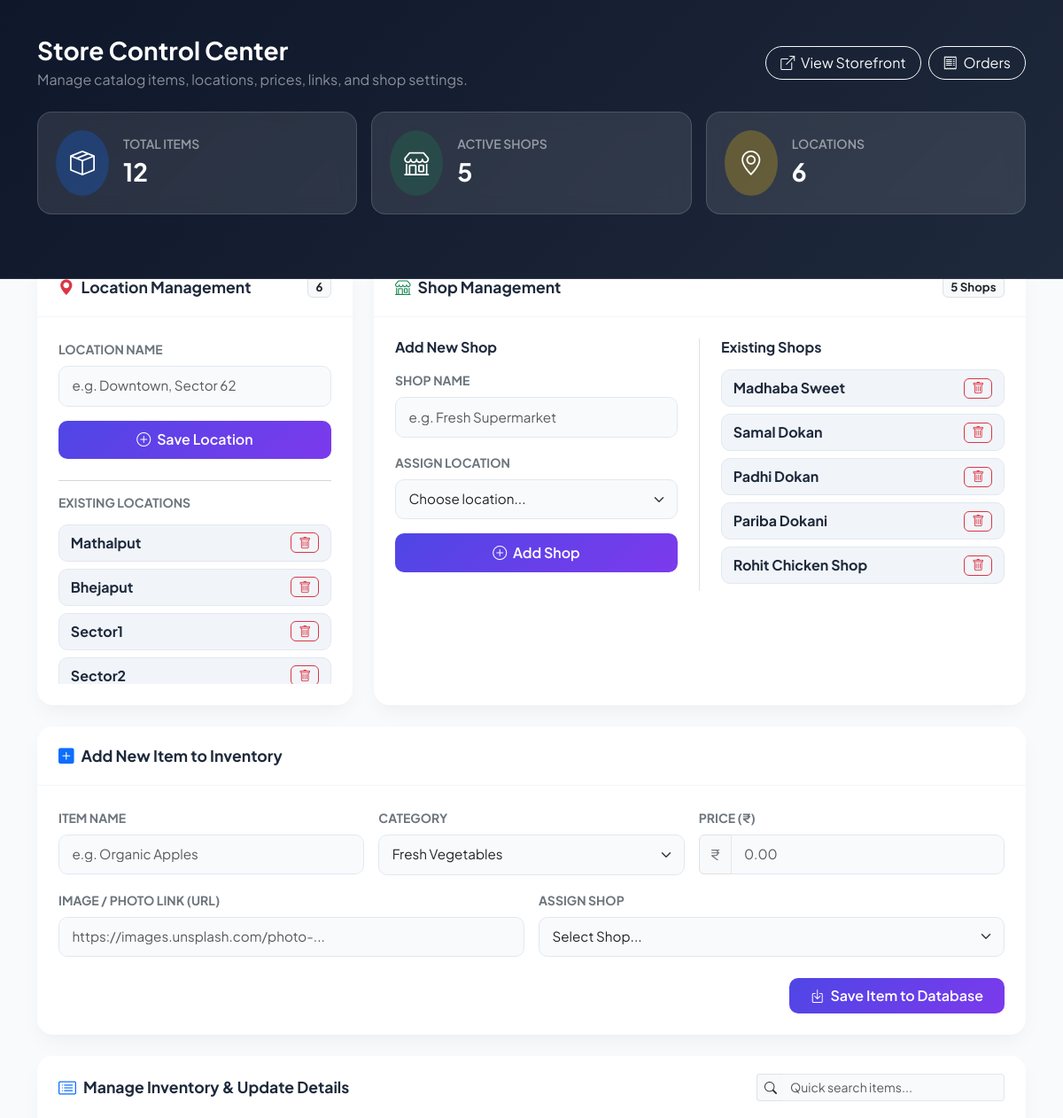
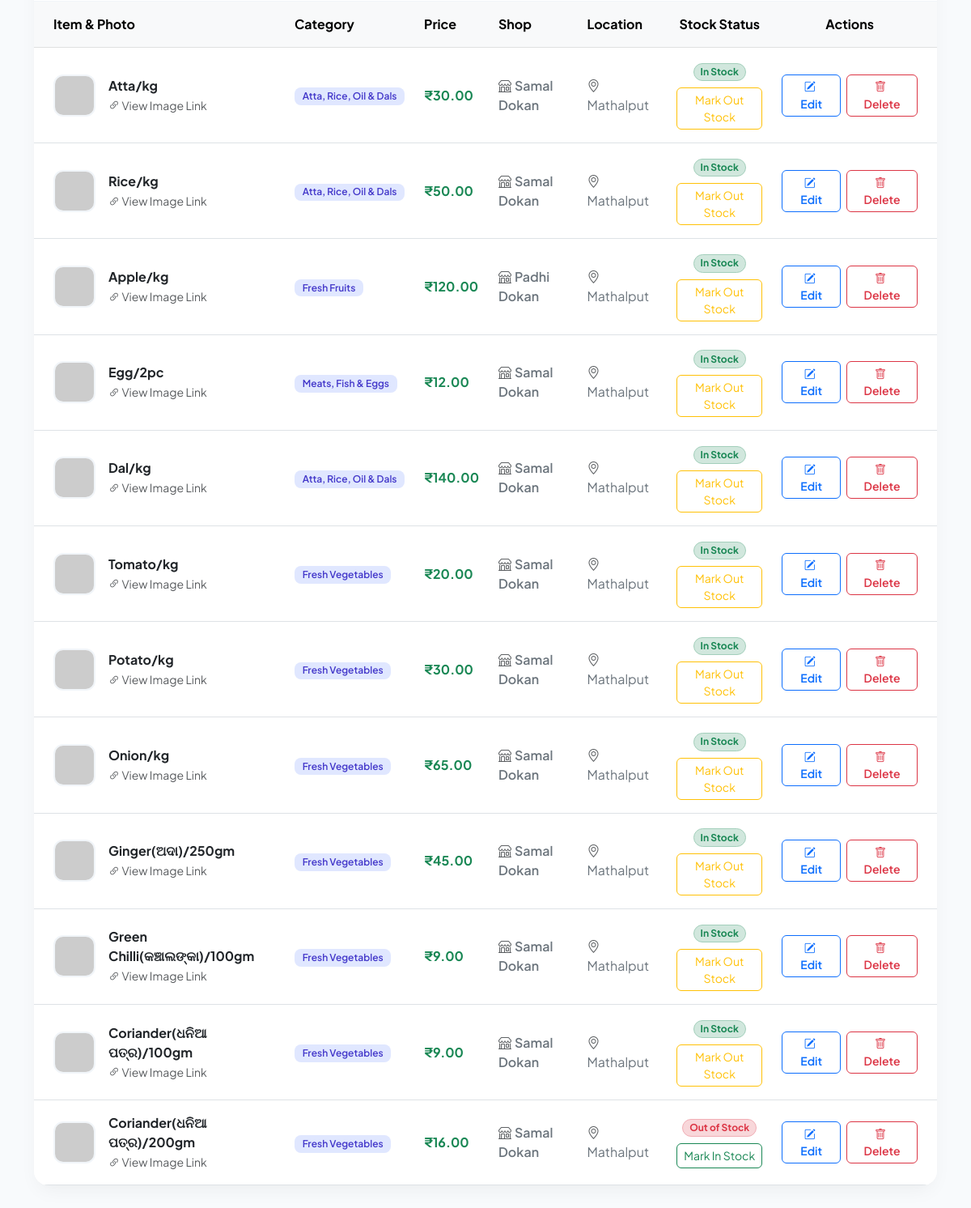
Before: /admin (signed in) with the older database file (2 pictures, top to bottom).
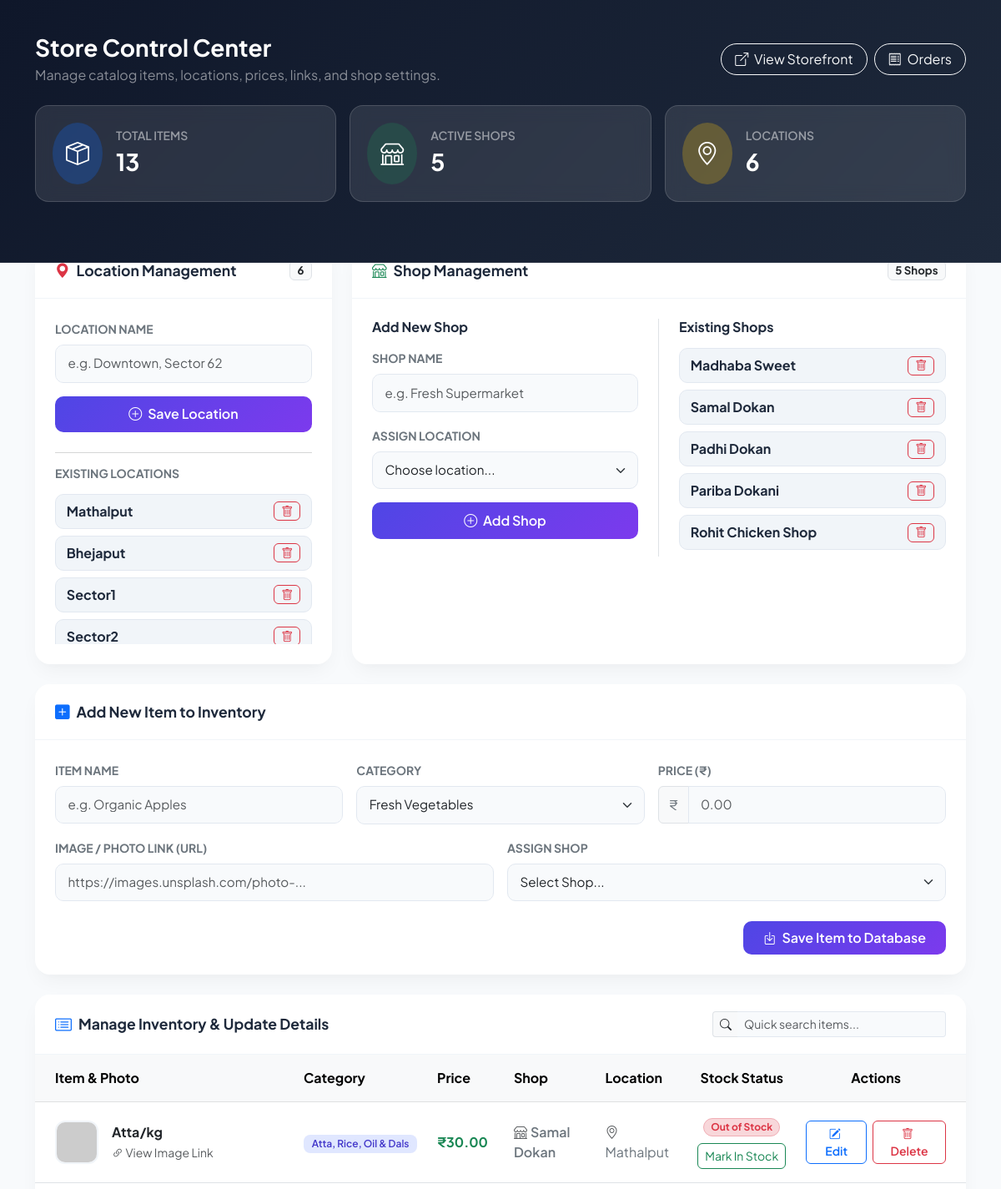
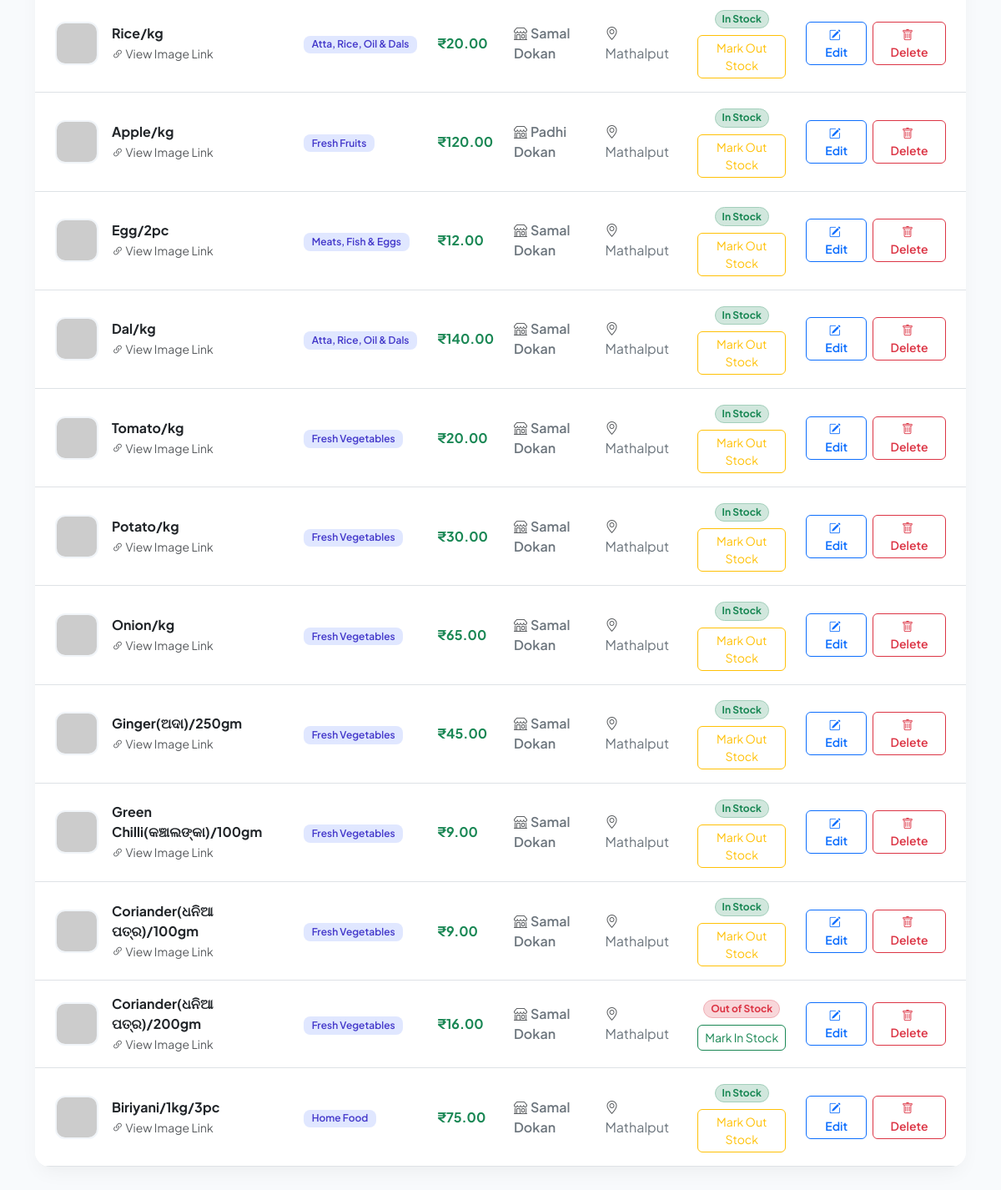
After: the same page with the newer database file (2 pictures, top to bottom).
### tables this page shows
CREATE TABLE locations (
                    id INTEGER PRIMARY KEY AUTOINCREMENT,
                    name TEXT NOT NULL);

CREATE TABLE shops (
                    id INTEGER PRIMARY KEY AUTOINCREMENT,
                    name TEXT NOT NULL,
                    location_id INTEGER,
                    FOREIGN KEY(location_id) REFERENCES locations(id));

CREATE TABLE items (
                    id INTEGER PRIMARY KEY AUTOINCREMENT,
                    name TEXT NOT NULL,
                    category TEXT NOT NULL,
                    price REAL NOT NULL,
                    photo TEXT,
                    shop_id INTEGER, is_out_of_stock INTEGER DEFAULT 0,
                    FOREIGN KEY(shop_id) REFERENCES shops(id));

### app.py (the view, shortened to what this page needs)
@app.route("/admin", methods=["GET", "POST"])
@admin_required
def admin():
    conn = get_db_connection()
    c = conn.cursor()
    c.execute("SELECT * FROM locations")
    locations = c.fetchall()
    c.execute("SELECT * FROM shops")
    shops = c.fetchall()
    c.execute("""
        SELECT
            items.id,
            items.name,
            items.category,
            items.price,
            items.photo,
            shops.name,
            locations.name,
            items.is_out_of_stock
        FROM items
        LEFT JOIN shops ON items.shop_id = shops.id
        LEFT JOIN locations ON shops.location_id = locations.id
    """)
    items = c.fetchall()
    conn.close()
    return render_template(
        "admin.html",
        locations=locations,
        shops=shops,
        items=items
    )

### app.py (called while the page is built)
def get_db_connection():
    conn = sqlite3.connect(DB_NAME)
    conn.execute("PRAGMA foreign_keys = ON")
    return conn

def admin_required(func):
    @wraps(func)
    def wrapper(*args, **kwargs):
        if not session.get("admin_logged_in"):
            return redirect(url_for("login"))
        return func(*args, **kwargs)
    return wrapper

### templates/admin.html (shortened to what the changed rows need)
<!DOCTYPE html>
<html lang="en">
<head>
    <link rel="stylesheet" href="https://cdn.jsdelivr.net/npm/bootstrap@5.3.0/dist/css/bootstrap.min.css">
    <link rel="stylesheet" href="https://cdn.jsdelivr.net/npm/bootstrap-icons@1.11.1/font/bootstrap-icons.css">
</head>
<body>
    <header class="admin-header">
        <div class="container">
            <div class="d-flex justify-content-between align-items-center mb-4">
                <div>
                    <h1 class="h3 fw-bold mb-1">Store Control Center</h1>
                </div>
            </div>
            <div class="row g-3">
                <div class="col-md-4">
                    <div class="stat-card d-flex align-items-center gap-3">
                        <div>
                            <div class="text-white-50 small fw-semibold">TOTAL ITEMS</div>
                            <div class="fs-3 fw-bold">{{ items|length }}</div>
                        </div>
                    </div>
                </div>
            </div>
        </div>
    </header>
    <main class="container content-wrapper mb-5">
        <div class="row g-4 mb-4">
            <div class="col-lg-4">
                <div class="custom-card h-100 d-flex flex-column justify-content-between">
                    <div>
                        <div class="card-body p-4">
                            <div style="max-height: 180px; overflow-y: auto;">
                                {% for loc in locations %}
                                    <div class="shop-pill">
                                        <span class="fw-bold fs-6">{{ loc[1] }}</span>
                                        <a href="{{ url_for('delete_location', location_id=loc[0]) }}"
                                           class="btn btn-sm btn-outline-danger py-0 px-2 rounded-2"
                                           onclick="return confirm('Are you sure you want to delete location \'{{ loc[1] }}\'?');">
                                            <i class="bi bi-trash"></i>
                                        </a>
                                    </div>
                                {% else %}
                                    <div class="text-muted small py-2 text-center">No locations created yet.</div>
                                {% endfor %}
                            </div>
                        </div>
                    </div>
                </div>
            </div>
            <div class="col-lg-8">
                <div class="custom-card h-100">
                    <div class="card-body p-4">
                        <div class="row g-3">
                            <div class="col-md-6 ps-md-4">
                                <div style="max-height: 280px; overflow-y: auto;">
                                    {% for shop in shops %}
                                        <div class="shop-pill">
                                            <div>
                                                <div class="fw-bold fs-6">{{ shop[1] }}</div>
                                            </div>
                                            <a href="{{ url_for('delete_shop', shop_id=shop[0]) }}"
                                               class="btn btn-sm btn-outline-danger py-0 px-2 rounded-2"
                                               onclick="return confirm('Are you sure you want to delete \'{{ shop[1] }}\'? ALL items under this shop will also be deleted!');">
                                                <i class="bi bi-trash"></i>
                                            </a>
                                        </div>
                                    {% else %}
                                        <div class="text-muted small py-3 text-center">No shops created yet.</div>
                                    {% endfor %}
                                </div>
                            </div>
                        </div>
                    </div>
                </div>
            </div>
        </div>
        <div class="custom-card">
            <div class="card-body p-0">
                <div class="table-responsive">
                    <table class="table table-hover align-middle mb-0" id="itemsTable">
                        <thead class="table-light text-secondary">
                            <tr>
                                <th class="ps-4">Item &amp; Photo</th>
                                <th>Category</th>
                                <th>Price</th>
                                <th>Shop</th>
                                <th>Location</th>
                                <th class="text-center">Stock Status</th>
                                <th class="text-center pe-4">Actions</th>
                            </tr>
                        </thead>
                        <tbody>
                            {% for item in items %}
                                <tr>
                                    <td class="ps-4">
                                        <div class="d-flex align-items-center gap-3">
                                            {% if item[4] %}
                                                <img src="{{ item[4] }}"
                                                     alt="{{ item[1] }}"
                                                     class="item-img"
                                                     onerror="this.onerror=null; this.src='https://via.placeholder.com/52?text=No+Img';">
                                            {% else %}
                                                <div class="item-img bg-light text-secondary d-flex align-items-center justify-content-center">
                                                    <i class="bi bi-image fs-4"></i>
                                                </div>
                                            {% endif %}
                                            <div>
                                                <div class="fw-bold text-dark">{{ item[1] }}</div>
                                                {% if item[4] %}
                                                    <a href="{{ item[4] }}" target="_blank" class="small text-muted text-decoration-none">
                                                        <i class="bi bi-link-45deg"></i> View Image Link
                                                    </a>
                                                {% endif %}
                                            </div>
                                        </div>
                                    </td>
                                    <td>
                                        <span class="badge badge-category">{{ item[2] }}</span>
                                    </td>
                                    <td>
                                        <span class="fw-bold text-success fs-6">
                                            ₹{{ "%.2f"|format(item[3]|float) if item[3] is number or item[3]|float else item[3] }}
                                        </span>
                                    </td>
                                    <td>
                                        <span class="text-secondary fw-semibold">
                                            <i class="bi bi-shop me-1 text-muted"></i>{{ item[5] }}
                                        </span>
                                    </td>
                                    <td>
                                        <span class="text-secondary">
                                            <i class="bi bi-geo-alt me-1 text-muted"></i>{{ item[6] }}
                                        </span>
                                    </td>
                                    <td class="text-center">
                                        {% if item[7] %}
                                            <span class="badge rounded-pill bg-danger-subtle text-danger border border-danger-subtle">Out of Stock</span>
                                        {% else %}
                                            <span class="badge rounded-pill bg-success-subtle text-success border border-success-subtle">In Stock</span>
                                        {% endif %}
                                        <form method="POST" action="{{ url_for('toggle_stock', item_id=item[0]) }}" class="mt-2">
                                            <button type="submit" class="btn btn-sm {% if item[7] %}btn-outline-success{% else %}btn-outline-warning{% endif %} rounded-2">
                                                {% if item[7] %}Mark In Stock{% else %}Mark Out Stock{% endif %}
                                            </button>
                                        </form>
                                    </td>
                                    <td class="text-center pe-4">
                                        <div class="btn-group gap-2">
                                            <a href="{{ url_for('edit_item', item_id=item[0]) }}"
                                               class="btn btn-sm btn-outline-primary rounded-2 px-3 fw-semibold">
                                                <i class="bi bi-pencil-square me-1"></i> Edit
                                            </a>
                                            <a href="{{ url_for('delete_item', item_id=item[0]) }}"
                                               class="btn btn-sm btn-outline-danger rounded-2 px-3 fw-semibold"
                                               onclick="return confirm('Are you sure you want to delete {{ item[1] }}?');">
                                                <i class="bi bi-trash me-1"></i> Delete
                                            </a>
                                        </div>
                                    </td>
                                </tr>
                            {% endfor %}
                        </tbody>
                    </table>
                </div>
            </div>
        </div>
    </main>
</body>
</html>

Changed rows visible on the page:
changed items "Atta/kg": is_out_of_stock "In Stock Mark Out Stock" → "Out of Stock Mark In Stock"
changed items "Rice/kg": price "50.00" → "20.00"
added items: name "Biriyani/1kg/3pc", category "Home Food", price "75.00", name "Samal Dokan", name "Mathalput", is_out_of_stock "In Stock"
Other visible differences:
{{ items|length }}: "12" → "13"
